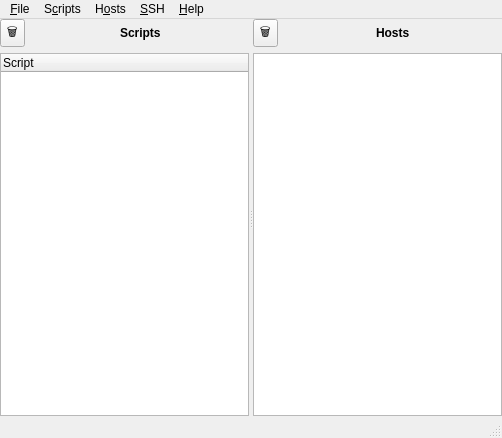
<?xml version="1.0" encoding="UTF-8"?>
<ui version="4.0">
 <class>MainWindow</class>
 <widget class="QMainWindow" name="MainWindow">
  <property name="geometry">
   <rect>
    <x>0</x>
    <y>0</y>
    <width>502</width>
    <height>438</height>
   </rect>
  </property>
  <property name="windowTitle">
   <string>SSH Helper</string>
  </property>
  <widget class="QWidget" name="centralwidget">
   <layout class="QVBoxLayout" name="verticalLayout_4">
    <property name="spacing">
     <number>0</number>
    </property>
    <property name="leftMargin">
     <number>0</number>
    </property>
    <property name="topMargin">
     <number>0</number>
    </property>
    <property name="rightMargin">
     <number>0</number>
    </property>
    <property name="bottomMargin">
     <number>0</number>
    </property>
    <item>
     <layout class="QVBoxLayout" name="verticalLayout_3">
      <property name="spacing">
       <number>0</number>
      </property>
      <item>
       <widget class="QSplitter" name="splitter">
        <property name="maximumSize">
         <size>
          <width>16777215</width>
          <height>16777215</height>
         </size>
        </property>
        <property name="orientation">
         <enum>Qt::Horizontal</enum>
        </property>
        <widget class="QWidget" name="verticalLayoutWidget">
         <layout class="QVBoxLayout" name="verticalLayout">
          <item>
           <layout class="QHBoxLayout" name="horizontalLayout_2">
            <item>
             <widget class="QToolButton" name="removeScript">
              <property name="text">
               <string>🗑</string>
              </property>
             </widget>
            </item>
            <item>
             <spacer name="horizontalSpacer">
              <property name="orientation">
               <enum>Qt::Horizontal</enum>
              </property>
              <property name="sizeHint" stdset="0">
               <size>
                <width>40</width>
                <height>20</height>
               </size>
              </property>
             </spacer>
            </item>
            <item>
             <widget class="QLabel" name="label_2">
              <property name="text">
               <string>&lt;b&gt;Scripts&lt;/b&gt;</string>
              </property>
             </widget>
            </item>
            <item>
             <spacer name="horizontalSpacer_3">
              <property name="orientation">
               <enum>Qt::Horizontal</enum>
              </property>
              <property name="sizeHint" stdset="0">
               <size>
                <width>40</width>
                <height>20</height>
               </size>
              </property>
             </spacer>
            </item>
           </layout>
          </item>
          <item>
           <widget class="QTreeWidget" name="scriptsTreeWidget">
            <property name="dragDropMode">
             <enum>QAbstractItemView::InternalMove</enum>
            </property>
            <property name="defaultDropAction">
             <enum>Qt::CopyAction</enum>
            </property>
            <property name="selectionMode">
             <enum>QAbstractItemView::ExtendedSelection</enum>
            </property>
            <column>
             <property name="text">
              <string>Script</string>
             </property>
            </column>
           </widget>
          </item>
          <item>
           <layout class="QFormLayout" name="formLayout"/>
          </item>
         </layout>
        </widget>
        <widget class="QWidget" name="verticalLayoutWidget_2">
         <layout class="QVBoxLayout" name="verticalLayout_2">
          <item>
           <layout class="QHBoxLayout" name="horizontalLayout">
            <property name="sizeConstraint">
             <enum>QLayout::SetMinimumSize</enum>
            </property>
            <item>
             <widget class="QToolButton" name="removeHost">
              <property name="text">
               <string>🗑</string>
              </property>
             </widget>
            </item>
            <item>
             <spacer name="horizontalSpacer_2">
              <property name="orientation">
               <enum>Qt::Horizontal</enum>
              </property>
              <property name="sizeHint" stdset="0">
               <size>
                <width>40</width>
                <height>20</height>
               </size>
              </property>
             </spacer>
            </item>
            <item>
             <widget class="QLabel" name="label">
              <property name="text">
               <string>&lt;b&gt;Hosts&lt;/b&gt;</string>
              </property>
             </widget>
            </item>
            <item>
             <spacer name="horizontalSpacer_4">
              <property name="orientation">
               <enum>Qt::Horizontal</enum>
              </property>
              <property name="sizeHint" stdset="0">
               <size>
                <width>40</width>
                <height>20</height>
               </size>
              </property>
             </spacer>
            </item>
           </layout>
          </item>
          <item>
           <widget class="QListWidget" name="hostsList">
            <property name="dragEnabled">
             <bool>true</bool>
            </property>
            <property name="dragDropMode">
             <enum>QAbstractItemView::InternalMove</enum>
            </property>
            <property name="selectionMode">
             <enum>QAbstractItemView::ExtendedSelection</enum>
            </property>
           </widget>
          </item>
         </layout>
        </widget>
       </widget>
      </item>
     </layout>
    </item>
   </layout>
  </widget>
  <widget class="QMenuBar" name="menubar">
   <property name="geometry">
    <rect>
     <x>0</x>
     <y>0</y>
     <width>502</width>
     <height>22</height>
    </rect>
   </property>
   <widget class="QMenu" name="menuFile">
    <property name="title">
     <string>&amp;File</string>
    </property>
    <addaction name="actionNew"/>
    <addaction name="actionOpen"/>
    <addaction name="actionSave"/>
    <addaction name="actionSave_as"/>
    <addaction name="separator"/>
    <addaction name="actionClose"/>
   </widget>
   <widget class="QMenu" name="menuScripts">
    <property name="title">
     <string>S&amp;cripts</string>
    </property>
    <addaction name="actionNew_script"/>
    <addaction name="actionEdit_script"/>
    <addaction name="separator"/>
    <addaction name="actionNew_monitor"/>
    <addaction name="actionNew_User"/>
    <addaction name="actionCopy_file_to_client"/>
    <addaction name="separator"/>
   </widget>
   <widget class="QMenu" name="menuHosts">
    <property name="title">
     <string>H&amp;osts</string>
    </property>
    <addaction name="actionNewHost"/>
    <addaction name="actionDelete_host"/>
    <addaction name="actionEdit_host"/>
    <addaction name="separator"/>
    <addaction name="actionOpen_hosts"/>
    <addaction name="actionSave_hosts"/>
   </widget>
   <widget class="QMenu" name="menuSSH">
    <property name="title">
     <string>&amp;SSH</string>
    </property>
    <addaction name="actionRun"/>
   </widget>
   <widget class="QMenu" name="menuHelp">
    <property name="title">
     <string>&amp;Help</string>
    </property>
    <addaction name="actionAbout"/>
    <addaction name="actionAbout_Qt"/>
   </widget>
   <addaction name="menuFile"/>
   <addaction name="menuScripts"/>
   <addaction name="menuHosts"/>
   <addaction name="menuSSH"/>
   <addaction name="menuHelp"/>
  </widget>
  <widget class="QStatusBar" name="statusbar"/>
  <action name="actionNew">
   <property name="text">
    <string>&amp;New</string>
   </property>
  </action>
  <action name="actionOpen">
   <property name="text">
    <string>&amp;Open</string>
   </property>
  </action>
  <action name="actionSave">
   <property name="text">
    <string>&amp;Save</string>
   </property>
  </action>
  <action name="actionSave_as">
   <property name="text">
    <string>Save &amp;as...</string>
   </property>
  </action>
  <action name="actionClose">
   <property name="text">
    <string>&amp;Close</string>
   </property>
  </action>
  <action name="actionNewHost">
   <property name="text">
    <string>New host</string>
   </property>
  </action>
  <action name="actionDelete_host">
   <property name="text">
    <string>Delete host</string>
   </property>
  </action>
  <action name="actionOpen_hosts">
   <property name="text">
    <string>Open hosts</string>
   </property>
  </action>
  <action name="actionSave_hosts">
   <property name="text">
    <string>Save hosts</string>
   </property>
  </action>
  <action name="actionEdit_host">
   <property name="text">
    <string>Edit host</string>
   </property>
  </action>
  <action name="actionNew_script">
   <property name="text">
    <string>New script</string>
   </property>
  </action>
  <action name="actionEdit_script">
   <property name="text">
    <string>Edit script</string>
   </property>
  </action>
  <action name="actionNew_monitor">
   <property name="text">
    <string>New monitor</string>
   </property>
  </action>
  <action name="actionNew_User">
   <property name="text">
    <string>New User</string>
   </property>
  </action>
  <action name="actionCopy_file_to_client">
   <property name="text">
    <string>Copy file to client</string>
   </property>
  </action>
  <action name="actionRun">
   <property name="text">
    <string>Save and Run</string>
   </property>
  </action>
  <action name="actionAbout">
   <property name="text">
    <string>About</string>
   </property>
  </action>
  <action name="actionAbout_Qt">
   <property name="text">
    <string>About Qt</string>
   </property>
  </action>
 </widget>
 <resources/>
 <connections/>
</ui>
